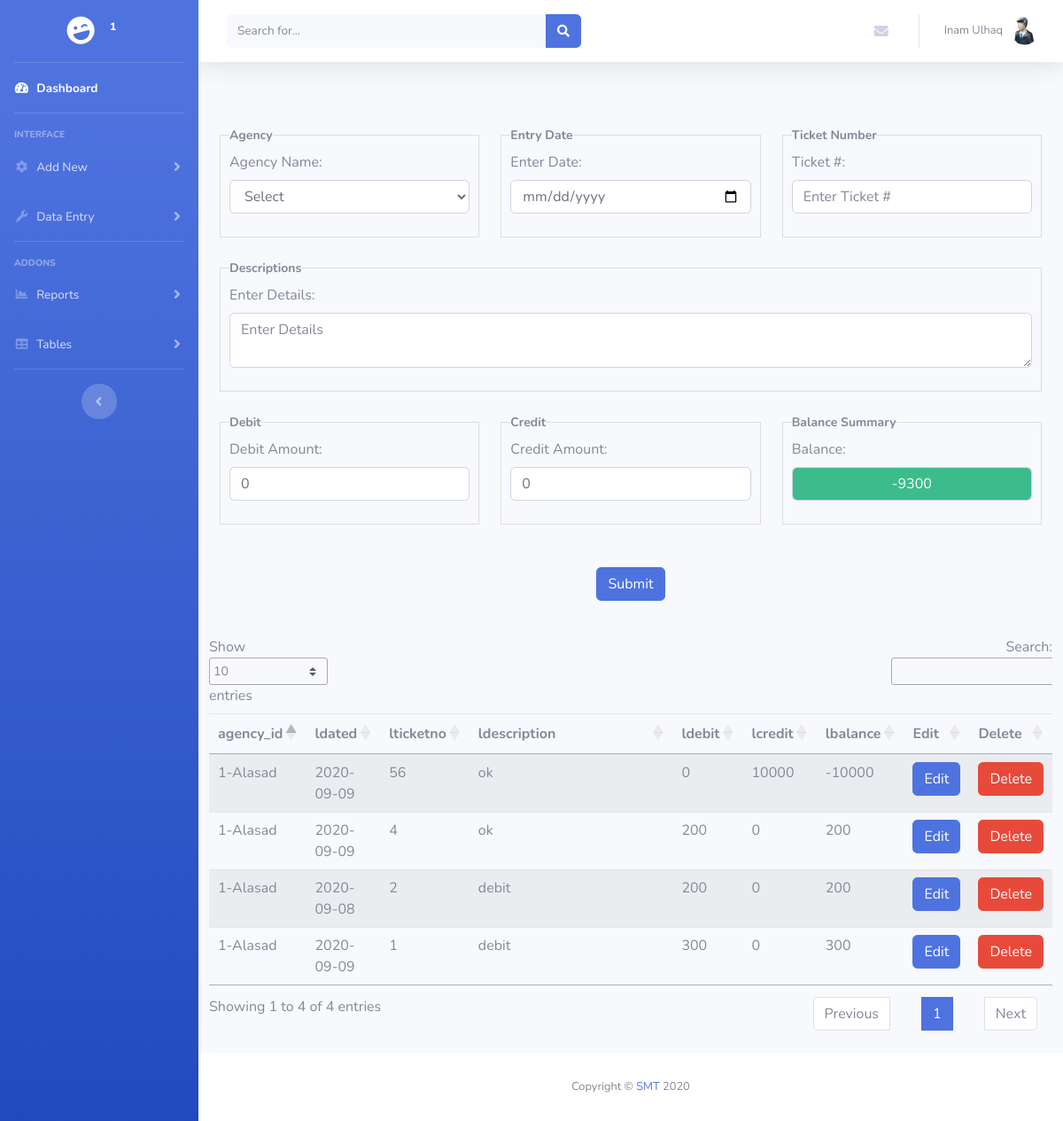
The page /ledger.php (signed in) on the database its author committed.
### tables this page shows
CREATE TABLE `users` (
  `id` int(11) NOT NULL,
  `username` varchar(255) NOT NULL,
  `password` varchar(255) NOT NULL,
  `firstname` varchar(50) NOT NULL,
  `lastname` varchar(50) NOT NULL,
  `ucompany` varchar(30) NOT NULL,
  `role` varchar(10) NOT NULL,
  `status` int(11) NOT NULL DEFAULT '1'
);

CREATE TABLE `ledger` (
  `id` int(11) NOT NULL,
  `agency_id` int(11) NOT NULL,
  `ldated` date NOT NULL,
  `lticketno` varchar(25) NOT NULL,
  `ldescription` varchar(255) NOT NULL,
  `ldebit` int(11) NOT NULL DEFAULT '0',
  `lcredit` int(11) NOT NULL DEFAULT '0',
  `lbalance` int(11) NOT NULL,
  `user_id` int(11) NOT NULL
);

CREATE TABLE `agency` (
  `id` int(11) NOT NULL,
  `aname` varchar(50) NOT NULL,
  `aphone` varchar(20) NOT NULL,
  `aaddress` varchar(255) NOT NULL,
  `astatus` int(11) NOT NULL DEFAULT '1',
  `user_id` int(11) NOT NULL
);

### ledger.php (the view, shortened to what this page needs)
<?php
include('header.php');
$message='';
?>
 	<div class="container">
			  <strong><center><?php echo $message; ?></center></strong><br>
 		<form method="POST" action="insertledger.php">
 		<div class="row">
 			<div class="col-4">
 				<fieldset class="scheduler-border">
    				<legend class="scheduler-border">Agency </legend>
				  <?php
				  $user_id=$_SESSION['id'];
		    						$aresult = mysqli_query($conn,$aquery);?>
									  <div class="form-group">
					  <label for="agency_id">Agency Name:</label>
					  <select class="form-control" id="agency_id" name="agency_id">
					    <option disabled selected="">Select</option>
					    </select>
					</div>
    			</fieldset>
 			</div>
 			<div class="col-4">
 				<fieldset class="scheduler-border">
    				<legend class="scheduler-border">Entry Date</legend>
    				<div class="form-group">
				    <label for="ldated">Enter Date:</label>
				    <input type="date" class="form-control" placeholder="Enter Date" name="ldated" id="ldated">
				  </div>
    			</fieldset>
 			</div>
 			<div class="col-4">
 				<fieldset class="scheduler-border">
    				<legend class="scheduler-border">Ticket Number</legend>
    				<div class="form-group">
				    <label for="lticketno ">Ticket #:</label>
				    <input type="text" class="form-control" placeholder="Enter Ticket #" name="lticketno" id="lticketno">
				  </div>
    			</fieldset>
 			</div>
 		</div></br>
 		<div class="row">
 			<div class="col-12">
 			<fieldset class="scheduler-border">
    				<legend class="scheduler-border">Descriptions</legend>
    				<div class="form-group">
				    <label for="ldescription">Enter Details:</label>
				    <textarea class="form-control" placeholder="Enter Details" name="ldescription" id="ldescription"></textarea>
				  </div>
    		</fieldset>
    		</div>
 		</div></br>
 		<div class="row">
 			<div class="col-4">
 				<fieldset class="scheduler-border">
    				<legend class="scheduler-border">Debit</legend>
    				<div class="form-group">
				    <label for="ldebit">Debit Amount:</label>
				    <input type="text" class="form-control" placeholder="Enter Debit Amount" name="ldebit" id="ldebit" value=0>
				  </div>
    			</fieldset>
 			</div>
 			<div class="col-4">
 				<fieldset class="scheduler-border">
    				<legend class="scheduler-border">Credit</legend>
    				<div class="form-group">
				    <label for="lcredit">Credit Amount:</label>
				    <input type="text" class="form-control" placeholder="Enter Credit Amount" name="lcredit" id="lcredit" value=0>
				  </div>
    			</fieldset>
 			</div>
 			<div class="col-4"><?php
 				$bquery = "SELECT SUM(lbalance) as balance from ledger WHERE user_id=$user_id";
 				$bresult = mysqli_query($conn,$bquery);
 				$brow = mysqli_fetch_assoc($bresult);
 				$sum=$brow['balance'];
 				?>
 				<fieldset class="scheduler-border">
    				<legend class="scheduler-border">Balance Summary</legend>
    				<div class="form-group">
				    <label for="lbalance" >Balance: </label>
				    <input style="background-color: #3CBC8D; color: white;  text-align: center" type="text" class="form-control" placeholder="" name="lbalance" id="lbalance" value='<?php echo $sum;?>' Readonly>
				  </div>
    			</fieldset>
 			</div>
 		</div><br>
 		</br><p align="center">
 		<button type="submit" name="submit" class="btn btn-primary">Submit</button>
 		</form></p>
 		<br>
 		<div class="row">
	 		<div class="table-responsive">
	 			<table class="table table-striped" id="dataTable" style="width: 100%;">
			    <thead>
			      <tr>
			        <th>agency_id</th>
			        <th>ldated</th>
			        <th>lticketno</th>
			        <th width="30%;">ldescription</th>
			        <th>ldebit</th>
			        <th>lcredit</th>
			        <th>lbalance</th>
			        <th>Edit</th>
			        <th>Delete</th>
			      </tr>
			    </thead>
			    <tbody>
			         <?php
			         				$query = "SELECT * from agency INNER JOIN ledger ON ledger.agency_id= agency.id WHERE ledger.user_id=agency.user_id AND ledger.user_id=$user_id ORDER BY ledger.id DESC";
		    						$result = mysqli_query($conn,$query) or die( mysqli_error($conn));;
                                    while($row=mysqli_fetch_assoc($result))
                                    {
                                        $agency_id = $row['agency_id'];
                                        $ldated = $row['ldated'];
                                        $lticketno = $row['lticketno'];
                                        $ldescription = $row['ldescription'];
                                        $ldebit = $row['ldebit'];
                                        $lcredit = $row['lcredit'];
                                        $lbalance = $row['lbalance'];
                                        $id = $row['id'];
                                        $aname = $row['aname'];
                            		?>
                                    <tr>
                                        <td><?php echo $agency_id .'-'.$aname ?></td>
                                        <td><?php echo $ldated ?></td>
                                        <td><?php echo $lticketno ?></td>
                                        <td><?php echo $ldescription ?></td>
                                        <td><?php echo $ldebit ?></td>
                                        <td><?php echo $lcredit ?></td>
                                        <td><?php echo $lbalance ?></td>
                                        <td><a href="ledit.php?ledit=<?php echo $id; ?>"><span class="btn btn-primary">Edit</span></a></td>
                                        <td><a  href="ldelete.php?ldelete=<?php echo $id; ?>" onclick="return confirm('Are you sure you want to delete this item?');"><span class="btn btn-danger">Delete</span></a></td>
                                    </tr>
                            <?php
                                    }
                            ?>
			     </tbody>
			  </table>
	 		</div>
	 	</div>
	</div>
<?php include('footer.php'); ?>

### header.php (shortened to what this page needs)
<?php include ('db.php');
$user_id=$_SESSION['id'];
?>
<?php
      $sql = "SELECT * FROM users WHERE id=$user_id";
             if ($result = mysqli_query($conn,$sql)){
                  $row = mysqli_fetch_array($result);
                  $id=$row['id'];
                  $firstname=$row['firstname'];
                  $lastname=$row['lastname'];
                  $ucompany=$row['ucompany'];
            }?>
<!DOCTYPE html>
<html lang="en">
<head>
  <link href="vendor/fontawesome-free/css/all.min.css" rel="stylesheet" type="text/css">
  <link href="css/sb-admin-2.min.css" rel="stylesheet">
  <link href="style.css" rel="stylesheet">
  <link rel="stylesheet" href="https://cdn.datatables.net/1.10.21/css/jquery.dataTables.min.css" />
</head>
<body id="page-top">
  <div id="wrapper">
    <ul class="navbar-nav bg-gradient-primary sidebar sidebar-dark accordion" id="accordionSidebar">
      <a class="sidebar-brand d-flex align-items-center justify-content-center" href="index.php">
        <div class="sidebar-brand-icon rotate-n-15">
          <i class="fas fa-laugh-wink"></i>
        </div>
        <div class="sidebar-brand-text mx-3"><?php echo $ucompany; ?><sup><?php echo $id; ?></sup></div>
      </a>
      <hr class="sidebar-divider my-0">
      <li class="nav-item active">
        <a class="nav-link" href="index.php">
          <i class="fas fa-fw fa-tachometer-alt"></i>
          <span>Dashboard</span></a>
      </li>
      <hr class="sidebar-divider">
      <div class="sidebar-heading">
        Interface
      </div>
      <li class="nav-item">
        <a class="nav-link collapsed" href="#" data-toggle="collapse" data-target="#collapseTwo" aria-expanded="true" aria-controls="collapseTwo">
          <i class="fas fa-fw fa-cog"></i>
          <span>Add New</span>
        </a>
      </li>
      <li class="nav-item">
        <a class="nav-link collapsed" href="#" data-toggle="collapse" data-target="#collapseUtilities" aria-expanded="true" aria-controls="collapseUtilities">
          <i class="fas fa-fw fa-wrench"></i>
          <span>Data Entry</span>
        </a>
      </li>
      <hr class="sidebar-divider">
      <div class="sidebar-heading">
        Addons
      </div>
      <li class="nav-item">
        <a class="nav-link collapsed" href="#" data-toggle="collapse" data-target="#collapsePages" aria-expanded="true" aria-controls="collapsePages">
          <i class="fas fa-fw fa-chart-area"></i>
          <span>Reports</span>
        </a>
      </li>
      <li class="nav-item">
        <a class="nav-link collapsed" href="#" data-toggle="collapse" data-target="#collapseTables" aria-expanded="true" aria-controls="collapseTables">
          <i class="fas fa-fw fa-table"></i>
          <span>Tables</span>
        </a>
      </li>
      <hr class="sidebar-divider d-none d-md-block">
      <div class="text-center d-none d-md-inline">
        <button class="rounded-circle border-0" id="sidebarToggle"></button>
      </div>
    </ul>
    <div id="content-wrapper" class="d-flex flex-column">
      <div id="content">
        <nav class="navbar navbar-expand navbar-light bg-white topbar mb-4 static-top shadow">
          <form class="d-none d-sm-inline-block form-inline mr-auto ml-md-3 my-2 my-md-0 mw-100 navbar-search">
            <div class="input-group">
              <input type="text" class="form-control bg-light border-0 small" placeholder="Search for..." aria-label="Search" aria-describedby="basic-addon2">
              <div class="input-group-append">
                <button class="btn btn-primary" type="button">
                  <i class="fas fa-search fa-sm"></i>
                </button>
              </div>
            </div>
          </form>
          <ul class="navbar-nav ml-auto">
            <li class="nav-item dropdown no-arrow mx-1">
              <a class="nav-link dropdown-toggle" href="#" id="messagesDropdown" role="button" data-toggle="dropdown" aria-haspopup="true" aria-expanded="false">
                <i class="fas fa-envelope fa-fw"></i>
              </a>
            </li>
            <li class="nav-item dropdown no-arrow">
              <a class="nav-link dropdown-toggle" href="#" id="userDropdown" role="button" data-toggle="dropdown" aria-haspopup="true" aria-expanded="false">
                <span class="mr-2 d-none d-lg-inline text-gray-600 small"><?php echo $firstname.' '.$lastname ?></span>
                <img class="img-profile rounded-circle" src="img/user.png">
              </a>
            </li>
          </ul>
        </nav>

### style.css (style rules this page uses)
fieldset.scheduler-border { border: solid 1px #DDD !important; padding: 0 10px 10px 10px; border-bottom: none; }
legend.scheduler-border { width: auto !important; border: none; font-size: 14px; }
legend { font-weight: bold; }
table { border-spacing: 0; }
table { border-collapse: separate; }
td { padding: 0px; }

### rows shown on the page
users: id "1", firstname "Inam", lastname "Ulhaq"
ledger: agency "1", agency.aname "Alasad", ldated "2020-09-09", lticketno "56", ldescription "ok", ldebit "0", lcredit "10000", lbalance "-10000"
ledger: agency "1", agency.aname "Alasad", ldated "2020-09-09", lticketno "4", ldescription "ok", ldebit "200", lcredit "0", lbalance "200"
ledger: agency "1", agency.aname "Alasad", ldated "2020-09-08", lticketno "2", ldescription "debit", ldebit "200", lcredit "0", lbalance "200"
ledger: agency "1", agency.aname "Alasad", ldated "2020-09-09", lticketno "1", ldescription "debit", ldebit "300", lcredit "0", lbalance "300"
